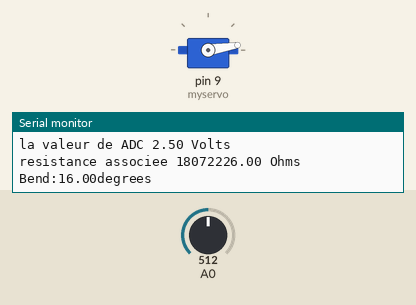
The sketch below on a simulated Arduino Uno, built with avr-gcc and run on an emulated ATmega328P. Shown: servo, the last lines printed to the serial monitor. The inputs (shaded band) are chosen by the test bench; at power-on: A0 = 512.

Above: at 1.29 s.
1.3 s: A0 set to 817
At 2.79 s:
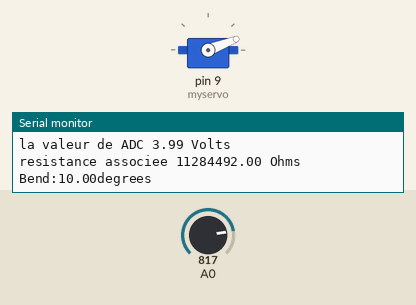
4.3 s: A0 set to 840
At 5.14 s:
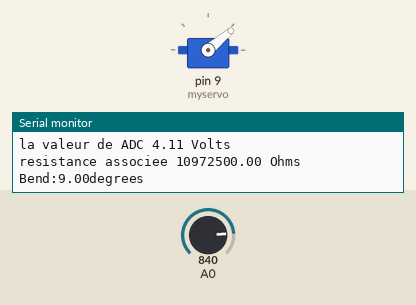
7.3 s: A0 set to 0
At 7.57 s:
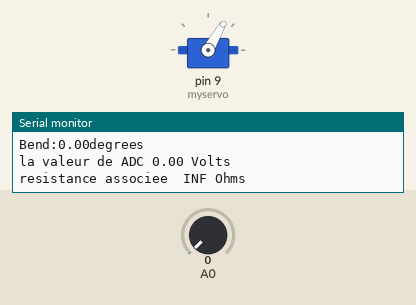
13.3 s: A0 set to 122
Timing chart, 0 to 17.3 s (numbered marks = the images above; inputs shaded):
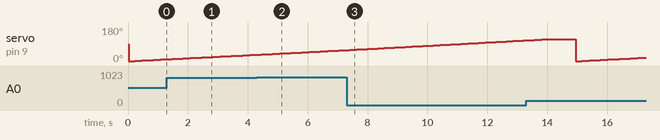

Measured:
- the behaviour switches between 829 and 830 on A0 (found by bisection; images 1 and 2)

The sketch:

Banc_de_test.ino
```cpp
//////////Définition des bibliotheques//////////

#include<SPI.h>
#include <Servo.h>

///// Definition des variables/////

const byte csPin=10;
const int maxPositions=256;
const long rAB=50000;
const byte rWiper=125;
const byte pot0=0x11;
const byte post0Shutdown=0x21;
double voltage;
double resistance;


Servo myservo;
int posmoteur=0;


/////// Definir les fonctions///////

void setPotWiper(int addr,int pos){
  pos=constrain(pos,0,255);
  digitalWrite(csPin, LOW);
  SPI.transfer(addr);
  SPI.transfer(pos);
  digitalWrite(csPin, HIGH);

  long resistanceWB=((rAB * pos)/ maxPositions)+rWiper; /*permet de tenir en compte la resistance d'entrée*/
  Serial.print("Wiper position: ");
  Serial.println(pos);
  Serial.print("Resistance wiper to B terminal:");
  Serial.print(resistanceWB);
  Serial.println("ohms");

  for(posmoteur=0;posmoteur<115;posmoteur+=1){
    myservo.write(posmoteur);
    voltage=analogRead(A0);
    Serial.println("la valeur de ADC "+ String(voltage*5/1023)+ " Volts"); /* cette ligne sert à voir les volts qu'on obtient en même temps que le servo-moteur bouge*/
    resistance=(1+100000/resistanceWB)*100000*(1023/voltage)-100000-10000; /* calcul la resistance avec la formule vu en LTSPICE*/
    Serial.println("resistance associee "+String(resistance)+" Ohms"); /* affiche la resistance trouvee*/

    float angle=map(resistance, 0, 100000000, 0,90.0); /* permet d'avoir l'angle qui correspond à la résistance associée*/
    Serial.println("Bend:" +String(angle) + "degrees"); /* affiche l'angle*/
    Serial.println();
    delay(100);
  }
//  for(posmoteur=95;posmoteur>=0;posmoteur-=1){
//    myservo.write(posmoteur);
//    voltage=analogRead(A0);
//    Serial.println("la valeur de ADC "+ String(voltage*5/1023)+ " Volts");
//    resistance=(1+100000/resistanceWB)*100000*(1023/voltage)-100000-10000;
//    Serial.println("resistance associee "+String(resistance)+" Ohms");
//    delay(50);
//  }

}

///////Programme principal////////

void setup() {
  Serial.begin(9600);
  Serial.println("MCP41100 Demo");

  digitalWrite(csPin, HIGH);
  pinMode(csPin, OUTPUT);
  SPI.begin();

  myservo.attach(9);


}

void loop() {


  Serial.println("Pot 0 control");
  setPotWiper(pot0,5);
  delay(1000);

}
```
